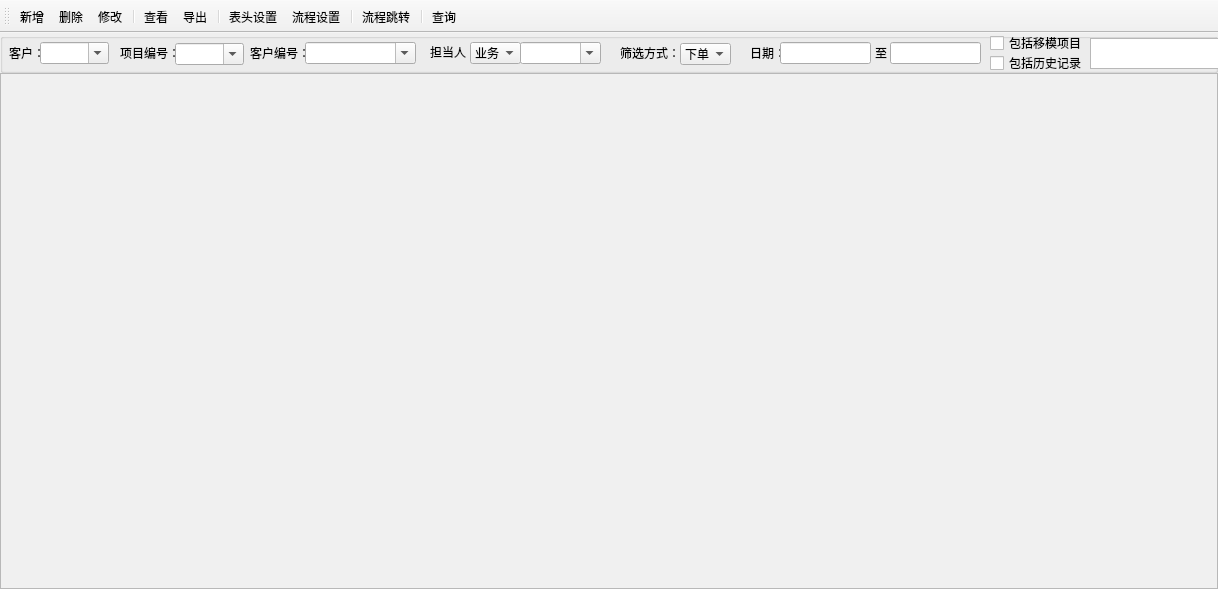
<?xml version="1.0" encoding="UTF-8"?>
<ui version="4.0">
 <class>xiangmuxinxi</class>
 <widget class="QMainWindow" name="xiangmuxinxi">
  <property name="enabled">
   <bool>true</bool>
  </property>
  <property name="geometry">
   <rect>
    <x>0</x>
    <y>0</y>
    <width>1218</width>
    <height>589</height>
   </rect>
  </property>
  <property name="acceptDrops">
   <bool>false</bool>
  </property>
  <property name="windowTitle">
   <string>项目信息</string>
  </property>
  <property name="windowIcon">
   <iconset>
    <normaloff>ICO/png/571417.png</normaloff>ICO/png/571417.png</iconset>
  </property>
  <property name="documentMode">
   <bool>false</bool>
  </property>
  <property name="dockNestingEnabled">
   <bool>false</bool>
  </property>
  <property name="unifiedTitleAndToolBarOnMac">
   <bool>false</bool>
  </property>
  <widget class="QWidget" name="centralwidget">
   <layout class="QGridLayout" name="gridLayout_2">
    <property name="leftMargin">
     <number>0</number>
    </property>
    <property name="topMargin">
     <number>0</number>
    </property>
    <property name="rightMargin">
     <number>0</number>
    </property>
    <property name="bottomMargin">
     <number>0</number>
    </property>
    <property name="spacing">
     <number>0</number>
    </property>
    <item row="0" column="0">
     <layout class="QGridLayout" name="gridLayout">
      <property name="spacing">
       <number>0</number>
      </property>
      <item row="2" column="0">
       <widget class="QTableWidget" name="Text_ShuJuXianShi">
        <property name="sizePolicy">
         <sizepolicy hsizetype="Preferred" vsizetype="Preferred">
          <horstretch>0</horstretch>
          <verstretch>0</verstretch>
         </sizepolicy>
        </property>
        <property name="palette">
         <palette>
          <active>
           <colorrole role="Base">
            <brush brushstyle="SolidPattern">
             <color alpha="255">
              <red>240</red>
              <green>240</green>
              <blue>240</blue>
             </color>
            </brush>
           </colorrole>
          </active>
          <inactive>
           <colorrole role="Base">
            <brush brushstyle="SolidPattern">
             <color alpha="255">
              <red>240</red>
              <green>240</green>
              <blue>240</blue>
             </color>
            </brush>
           </colorrole>
          </inactive>
          <disabled>
           <colorrole role="Base">
            <brush brushstyle="SolidPattern">
             <color alpha="255">
              <red>240</red>
              <green>240</green>
              <blue>240</blue>
             </color>
            </brush>
           </colorrole>
          </disabled>
         </palette>
        </property>
        <property name="autoScroll">
         <bool>true</bool>
        </property>
       </widget>
      </item>
      <item row="1" column="0">
       <widget class="QGroupBox" name="groupBox">
        <property name="enabled">
         <bool>true</bool>
        </property>
        <property name="maximumSize">
         <size>
          <width>16777215</width>
          <height>40</height>
         </size>
        </property>
        <property name="title">
         <string/>
        </property>
        <widget class="QLabel" name="label_5">
         <property name="geometry">
          <rect>
           <x>750</x>
           <y>10</y>
           <width>31</width>
           <height>20</height>
          </rect>
         </property>
         <property name="maximumSize">
          <size>
           <width>6666</width>
           <height>6666</height>
          </size>
         </property>
         <property name="text">
          <string>日期：</string>
         </property>
        </widget>
        <widget class="QLabel" name="label_6">
         <property name="geometry">
          <rect>
           <x>875</x>
           <y>10</y>
           <width>16</width>
           <height>20</height>
          </rect>
         </property>
         <property name="text">
          <string>至</string>
         </property>
        </widget>
        <widget class="QLabel" name="label_13">
         <property name="geometry">
          <rect>
           <x>620</x>
           <y>10</y>
           <width>60</width>
           <height>20</height>
          </rect>
         </property>
         <property name="maximumSize">
          <size>
           <width>60</width>
           <height>20</height>
          </size>
         </property>
         <property name="text">
          <string>筛选方式：</string>
         </property>
        </widget>
        <widget class="QTextEdit" name="Text_BianJi">
         <property name="geometry">
          <rect>
           <x>1090</x>
           <y>5</y>
           <width>291</width>
           <height>31</height>
          </rect>
         </property>
        </widget>
        <widget class="QLineEdit" name="Text_QiShi_RiQi">
         <property name="geometry">
          <rect>
           <x>780</x>
           <y>9</y>
           <width>91</width>
           <height>22</height>
          </rect>
         </property>
        </widget>
        <widget class="QLineEdit" name="Text_JieShu_RiQi">
         <property name="geometry">
          <rect>
           <x>890</x>
           <y>9</y>
           <width>91</width>
           <height>22</height>
          </rect>
         </property>
        </widget>
        <widget class="QComboBox" name="Text_DanDangRen">
         <property name="geometry">
          <rect>
           <x>520</x>
           <y>9</y>
           <width>81</width>
           <height>22</height>
          </rect>
         </property>
         <property name="editable">
          <bool>true</bool>
         </property>
        </widget>
        <widget class="QLabel" name="label_14">
         <property name="geometry">
          <rect>
           <x>9</x>
           <y>10</y>
           <width>31</width>
           <height>20</height>
          </rect>
         </property>
         <property name="maximumSize">
          <size>
           <width>36</width>
           <height>66666</height>
          </size>
         </property>
         <property name="styleSheet">
          <string notr="true"/>
         </property>
         <property name="text">
          <string>客户：</string>
         </property>
        </widget>
        <widget class="QComboBox" name="Text_KeHuBianHhao">
         <property name="geometry">
          <rect>
           <x>305</x>
           <y>9</y>
           <width>111</width>
           <height>22</height>
          </rect>
         </property>
         <property name="editable">
          <bool>true</bool>
         </property>
        </widget>
        <widget class="QLabel" name="label_15">
         <property name="geometry">
          <rect>
           <x>120</x>
           <y>10</y>
           <width>55</width>
           <height>20</height>
          </rect>
         </property>
         <property name="maximumSize">
          <size>
           <width>360</width>
           <height>36</height>
          </size>
         </property>
         <property name="text">
          <string>项目编号：</string>
         </property>
        </widget>
        <widget class="QComboBox" name="Text_XiangMuBianHao">
         <property name="geometry">
          <rect>
           <x>175</x>
           <y>10</y>
           <width>69</width>
           <height>22</height>
          </rect>
         </property>
         <property name="editable">
          <bool>true</bool>
         </property>
        </widget>
        <widget class="QLabel" name="label_20">
         <property name="geometry">
          <rect>
           <x>430</x>
           <y>9</y>
           <width>51</width>
           <height>20</height>
          </rect>
         </property>
         <property name="maximumSize">
          <size>
           <width>60</width>
           <height>20</height>
          </size>
         </property>
         <property name="text">
          <string>担当人：</string>
         </property>
        </widget>
        <widget class="QComboBox" name="Text_DanDangBuMen">
         <property name="geometry">
          <rect>
           <x>470</x>
           <y>9</y>
           <width>51</width>
           <height>22</height>
          </rect>
         </property>
         <item>
          <property name="text">
           <string>业务</string>
          </property>
         </item>
         <item>
          <property name="text">
           <string>项目</string>
          </property>
         </item>
         <item>
          <property name="text">
           <string>设计</string>
          </property>
         </item>
         <item>
          <property name="text">
           <string>钳工</string>
          </property>
         </item>
        </widget>
        <widget class="QComboBox" name="Text_KeHu">
         <property name="geometry">
          <rect>
           <x>40</x>
           <y>9</y>
           <width>69</width>
           <height>22</height>
          </rect>
         </property>
         <property name="editable">
          <bool>true</bool>
         </property>
        </widget>
        <widget class="QLabel" name="label_19">
         <property name="geometry">
          <rect>
           <x>250</x>
           <y>10</y>
           <width>61</width>
           <height>20</height>
          </rect>
         </property>
         <property name="text">
          <string>客户编号：</string>
         </property>
        </widget>
        <widget class="QComboBox" name="Text_shaixuan">
         <property name="geometry">
          <rect>
           <x>680</x>
           <y>10</y>
           <width>51</width>
           <height>22</height>
          </rect>
         </property>
         <item>
          <property name="text">
           <string>下单</string>
          </property>
         </item>
         <item>
          <property name="text">
           <string>首样</string>
          </property>
         </item>
         <item>
          <property name="text">
           <string>移模</string>
          </property>
         </item>
        </widget>
        <widget class="QWidget" name="layoutWidget">
         <property name="geometry">
          <rect>
           <x>990</x>
           <y>0</y>
           <width>97</width>
           <height>40</height>
          </rect>
         </property>
         <layout class="QVBoxLayout" name="verticalLayout">
          <property name="spacing">
           <number>0</number>
          </property>
          <item>
           <widget class="QCheckBox" name="checkBox_3">
            <property name="text">
             <string>包括移模项目</string>
            </property>
           </widget>
          </item>
          <item>
           <widget class="QCheckBox" name="checkBox_4">
            <property name="text">
             <string>包括历史记录</string>
            </property>
           </widget>
          </item>
         </layout>
        </widget>
       </widget>
      </item>
     </layout>
    </item>
   </layout>
  </widget>
  <widget class="QToolBar" name="toolBar">
   <property name="windowTitle">
    <string>人员信息</string>
   </property>
   <property name="allowedAreas">
    <set>Qt::AllToolBarAreas</set>
   </property>
   <property name="orientation">
    <enum>Qt::Horizontal</enum>
   </property>
   <property name="iconSize">
    <size>
     <width>35</width>
     <height>35</height>
    </size>
   </property>
   <property name="toolButtonStyle">
    <enum>Qt::ToolButtonTextUnderIcon</enum>
   </property>
   <attribute name="toolBarArea">
    <enum>TopToolBarArea</enum>
   </attribute>
   <attribute name="toolBarBreak">
    <bool>false</bool>
   </attribute>
   <addaction name="action_xinzeng"/>
   <addaction name="action_shanchu"/>
   <addaction name="action_xiugai"/>
   <addaction name="separator"/>
   <addaction name="action_chakan"/>
   <addaction name="action_daochu"/>
   <addaction name="separator"/>
   <addaction name="action_biaotoushezhi"/>
   <addaction name="action_liuchengshezhi"/>
   <addaction name="separator"/>
   <addaction name="action_liuchengtiaozhuan"/>
   <addaction name="separator"/>
   <addaction name="action_chaxun"/>
  </widget>
  <action name="action_xinzeng">
   <property name="icon">
    <iconset resource="res.qrc">
     <normaloff>:/new/prefix1/ICO/png/1081676.png</normaloff>:/new/prefix1/ICO/png/1081676.png</iconset>
   </property>
   <property name="text">
    <string>新增</string>
   </property>
   <property name="shortcut">
    <string>Ctrl+Q</string>
   </property>
  </action>
  <action name="action_shanchu">
   <property name="icon">
    <iconset resource="res.qrc">
     <normaloff>:/new/prefix1/ICO/png/1081640.png</normaloff>:/new/prefix1/ICO/png/1081640.png</iconset>
   </property>
   <property name="text">
    <string>删除</string>
   </property>
  </action>
  <action name="action_xiugai">
   <property name="icon">
    <iconset resource="res.qrc">
     <normaloff>:/new/prefix1/ICO/png/1073170.png</normaloff>:/new/prefix1/ICO/png/1073170.png</iconset>
   </property>
   <property name="text">
    <string>修改</string>
   </property>
  </action>
  <action name="action_chakan">
   <property name="icon">
    <iconset resource="res.qrc">
     <normaloff>:/new/prefix1/ICO/png/1081662.png</normaloff>:/new/prefix1/ICO/png/1081662.png</iconset>
   </property>
   <property name="text">
    <string>查看</string>
   </property>
  </action>
  <action name="action_daochu">
   <property name="icon">
    <iconset resource="res.qrc">
     <normaloff>:/new/prefix1/ICO/png/1081656.png</normaloff>:/new/prefix1/ICO/png/1081656.png</iconset>
   </property>
   <property name="text">
    <string>导出</string>
   </property>
  </action>
  <action name="action_liuchengtiaozhuan">
   <property name="icon">
    <iconset resource="res.qrc">
     <normaloff>:/new/prefix1/ICO/png/1081628.png</normaloff>:/new/prefix1/ICO/png/1081628.png</iconset>
   </property>
   <property name="text">
    <string>流程跳转</string>
   </property>
  </action>
  <action name="action_chaxun">
   <property name="icon">
    <iconset resource="res.qrc">
     <normaloff>:/new/prefix1/ICO/png/1168148.png</normaloff>:/new/prefix1/ICO/png/1168148.png</iconset>
   </property>
   <property name="text">
    <string>查询</string>
   </property>
   <property name="shortcut">
    <string>Return</string>
   </property>
  </action>
  <action name="action_tuichu">
   <property name="icon">
    <iconset>
     <normaloff>ICO/png/1110305.png</normaloff>ICO/png/1110305.png</iconset>
   </property>
   <property name="text">
    <string>退出</string>
   </property>
  </action>
  <action name="action_biaotoushezhi">
   <property name="icon">
    <iconset resource="res.qrc">
     <normaloff>:/new/prefix1/ICO/png/1187149.png</normaloff>:/new/prefix1/ICO/png/1187149.png</iconset>
   </property>
   <property name="text">
    <string>表头设置</string>
   </property>
  </action>
  <action name="action_liuchengshezhi">
   <property name="icon">
    <iconset resource="res.qrc">
     <normaloff>:/new/prefix1/ICO/png/1081680.png</normaloff>:/new/prefix1/ICO/png/1081680.png</iconset>
   </property>
   <property name="text">
    <string>流程设置</string>
   </property>
  </action>
 </widget>
 <tabstops>
  <tabstop>Text_KeHu</tabstop>
  <tabstop>Text_XiangMuBianHao</tabstop>
  <tabstop>Text_KeHuBianHhao</tabstop>
  <tabstop>Text_DanDangBuMen</tabstop>
  <tabstop>Text_DanDangRen</tabstop>
  <tabstop>Text_shaixuan</tabstop>
  <tabstop>Text_QiShi_RiQi</tabstop>
  <tabstop>Text_JieShu_RiQi</tabstop>
  <tabstop>Text_BianJi</tabstop>
  <tabstop>Text_ShuJuXianShi</tabstop>
 </tabstops>
 <resources>
  <include location="res.qrc"/>
 </resources>
 <connections/>
</ui>
